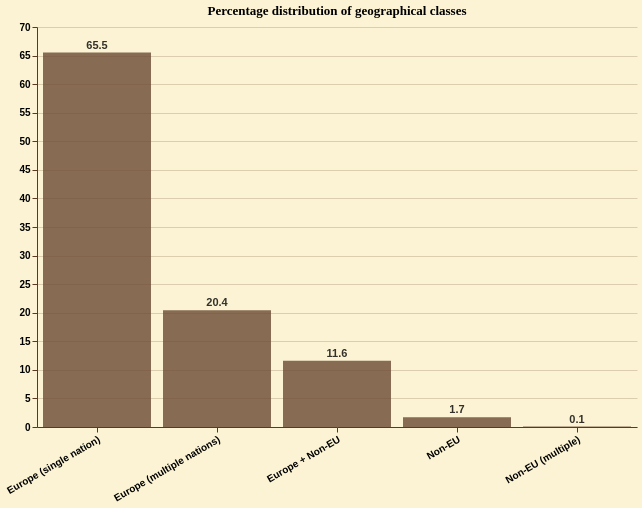

Write a Vega-Lite specification for this figure.
### Vega-Lite specification from a JSON file in a GitHub repository (floating-point values rounded to 4 significant figures)
{"$schema": "https://vega.github.io/schema/vega-lite/v5.20.1.json", "config": {"area": {"color": "#6b4a32", "opacity": 0.8}, "axis": {"domainColor": "#5a3921", "gridColor": "#5a3921", "gridOpacity": 0.2, "labelColor": "black", "labelFontWeight": "bold", "tickColor": "#5a3921", "titleColor": "black", "titleFont": "EB Garamond"}, "background": "#fbf3d3", "bar": {"color": "#6b4a32", "opacity": 0.8}, "legend": {"labelColor": "black", "labelFont": "EB Garamond", "titleColor": "black", "titleFont": "EB Garamond"}, "line": {"color": "#6b4a32", "opacity": 0.8}, "mark": {"color": "#6b4a32", "opacity": 0.8}, "point": {"color": "#6b4a32", "opacity": 0.8}, "title": {"color": "black", "font": "EB Garamond", "fontWeight": "bold"}, "view": {"height": 250, "stroke": null, "width": 350}}, "data": {"name": "data-4d60c5692d56b56997c26737b6bc6609"}, "datasets": {"data-4d60c5692d56b56997c26737b6bc6609": [{"Count": 1931346, "Final Class": "eu", "Geographical Class": "Europe (single nation)", "Percentage": 65.52}, {"Count": 602674, "Final Class": "ambiguous_all_eu", "Geographical Class": "Europe (multiple nations)", "Percentage": 20.44}, {"Count": 341608, "Final Class": "ambiguous_mixed", "Geographical Class": "Europe + Non-EU", "Percentage": 11.59}, {"Count": 50262, "Final Class": "non-eu", "Geographical Class": "Non-EU", "Percentage": 1.7}, {"Count": 1977, "Final Class": "ambiguous_all_non_eu", "Geographical Class": "Non-EU (multiple)", "Percentage": 0.07}]}, "height": 400, "layer": [{"encoding": {"tooltip": [{"field": "Geographical Class", "title": "Class", "type": "nominal"}, {"field": "Count", "title": "N. affiliations", "type": "quantitative"}, {"field": "Percentage", "title": "%", "type": "quantitative"}], "x": {"axis": {"labelAngle": -30, "labelFontWeight": "bold"}, "field": "Geographical Class", "sort": "-y", "title": "", "type": "nominal"}, "y": {"field": "Percentage", "title": "", "type": "quantitative"}}, "mark": {"type": "bar"}, "title": "Percentage distribution of geographical classes"}, {"encoding": {"text": {"field": "Percentage", "format": ".1f", "type": "quantitative"}, "x": {"field": "Geographical Class", "sort": "-y", "type": "nominal"}, "y": {"field": "Percentage", "type": "quantitative"}}, "mark": {"align": "center", "baseline": "bottom", "dy": -2, "fontWeight": "bold", "type": "text"}}], "width": 600}
